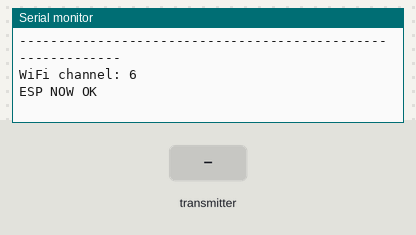
Bench run of a sketch on a simulated ESP32. Parts: the last lines printed to the serial monitor. The test bench sets the inputs (shaded band). WiFi joins after 1.5 s; servers stay silent unless stated.

Above: at 2.8 s.
2.9 s: the transmitter starts sending temperatureDS18B20 = 0
At 3.27 s:
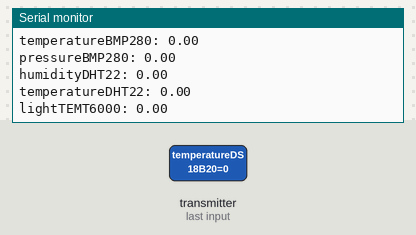
4.4 s: the transmitter starts sending temperatureBMP280 = 25
5.9 s: the transmitter starts sending pressureBMP280 = 1
7.4 s: the transmitter starts sending humidityDHT22 = 25
8.9 s: the transmitter starts sending temperatureDHT22 = 25
10.4 s: the transmitter starts sending lightTEMT6000 = 25
At 10.79 s:
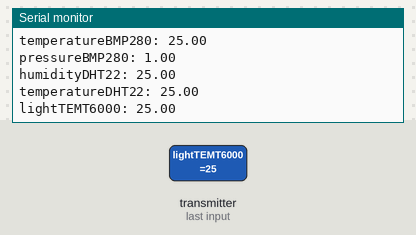

Measured:
- after the input at 2.9 s, the serial monitor: prints a new line at once (image 1)
- after the input at 10.4 s, the serial monitor: prints a new line after 0.12 s (image 2)

The sketch:

receiver_now.ino
```cpp
/*
Upload config :
board ai thinker esp32 cam
cpu 240 MHz
flash freq 80 Mhz
flash mode qio
partition scheme huge app (3mb no ota / 1MB spiffs)
core debug level nothing
erase all flash before code upload disabled
programmer esptool
*/

#include <esp_now.h>
#include <WiFi.h>
#include <esp_wifi.h>

#include "wifi_connect.h" // Library for wifi connections

/********************************************************
** Setup to communicate with server                    **
********************************************************/
// Wi-Fi constants
#define NETWORK_SSID "ssid"
#define NETWORK_PASS "pass"

/********************************************************
** ESP32 NOW Communication variables                   **
********************************************************/
typedef struct struct_message {
  float temperatureDS18B20; // C
  float temperatureBMP280; // C
  float pressureBMP280; // hPa
  float humidityDHT22; // %
  float temperatureDHT22; // Temperature C
  float lightTEMT6000;
} struct_message; // Data structure - Must match sender structure
struct_message myData; // Create a struct_message called myData

// SSID and password of the Soft Access Point created in the ESP32-CAM
const char* SSID_AP = "Soft-Access-Point";
const char*  PASSWORD_AP = "123456789";

/********************************************************
** Functions used in this program                      **
********************************************************/
void initialize_ESP_NOW();
void OnDataRecv(const uint8_t * mac, const uint8_t *incomingData, int len);

/********************************************************
** Setup + loop start here                             **
********************************************************/
void setup() {
  // Initialize Serial Monitor
  Serial.begin(9600);

  // Set device as a Wi-Fi Station
  WiFi.mode(WIFI_AP_STA);
  esp_wifi_set_ps(WIFI_PS_NONE);

  WiFi.softAP(SSID_AP, PASSWORD_AP);
  connect_esp32_wifi_network(NETWORK_SSID, NETWORK_PASS);

  initialize_ESP_NOW();
}

void loop() {
}

/********************************************************
** Setup + loop end here                               **
********************************************************/

/********************************************************
** Initialize ESP NOW et setup callback                **
********************************************************/
void initialize_ESP_NOW() {
  // Initialize ESP-NOW
  if (esp_now_init() != ESP_OK) {
    Serial.println("Error initializing ESP-NOW");
    delay(1000);
    ESP.restart();
  } else {
    Serial.println("ESP NOW OK");
  }
  // Register for a callback function that will be called when data is received. In this case, we register for the OnDataRecv() function that was created previously.
  esp_now_register_recv_cb(OnDataRecv);
}

/********************************************************
** Call back function for when data is received        **
********************************************************/
void OnDataRecv(const uint8_t * mac, const uint8_t *incomingData, int len) {
  memcpy(&myData, incomingData, sizeof(myData)); // We copy the content of the incomingData data variable into the myData variable.
  Serial.print("Bytes received: ");
  Serial.println(len);

  Serial.println("temperatureDS18B20: " + String(myData.temperatureDS18B20));
  Serial.println("temperatureBMP280: " + String(myData.temperatureBMP280));
  Serial.println("pressureBMP280: " + String(myData.pressureBMP280));
  Serial.println("humidityDHT22: " + String(myData.humidityDHT22));
  Serial.println("temperatureDHT22: " + String(myData.temperatureDHT22));
  Serial.println("lightTEMT6000: " + String(myData.lightTEMT6000));
}
```

wifi_connect.cpp
```cpp
#include <WiFi.h>
#include "wifi_connect.h"

/********************************************************
** Connect the ESP32-CAM to the Wi-Fi Network          **
********************************************************/
void connect_esp32_wifi_network(char* ssid, char* password) {
  Serial.println("------------------------------------------------------------");
  WiFi.begin(ssid, password);
  Serial.print("Connecting to ");
  Serial.print(ssid);
  while (WiFi.status() != WL_CONNECTED) {
    Serial.print(".");
    delay(500);
  }
  Serial.println("Ok\nConnected!");
  Serial.print("IP Address: ");
  Serial.print(WiFi.localIP());
  Serial.print("; MAC Address: ");
  Serial.println(WiFi.macAddress());
  Serial.println("------------------------------------------------------------\n");
  Serial.print("WiFi channel: ");
  Serial.println(WiFi.channel());
}
```

wifi_connect.h
```cpp
#ifndef WIFI_CONNECT_H
#define WIFI_CONNECT_H

void connect_esp32_wifi_network(char* ssid, char* password);

#endif
```
